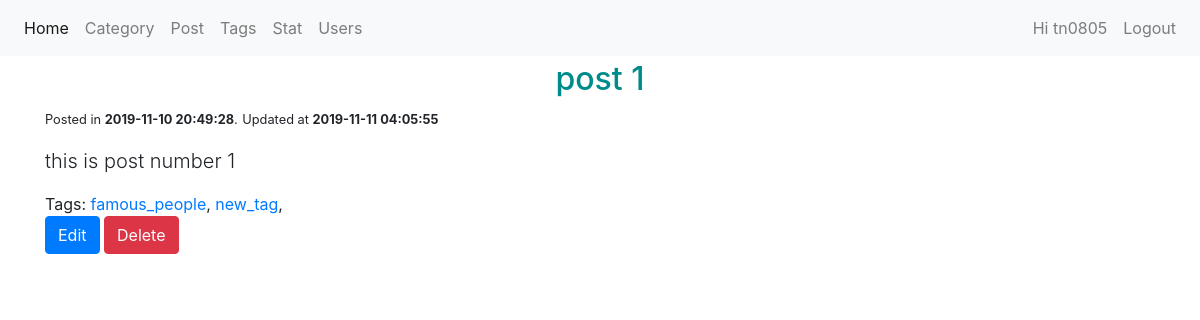
Page /admin/index.php?m=posts&a=view&id=11 (signed in) on the committed database.
### tables this page shows
CREATE TABLE `posts` (
  `id` int(11) NOT NULL,
  `post_title` varchar(255) NOT NULL,
  `content` text DEFAULT NULL,
  `category_id` int(11) NOT NULL,
  `user_id` int(11) NOT NULL,
  `tag_id` int(11) NOT NULL,
  `created_at` timestamp NULL DEFAULT NULL,
  `updated_at` timestamp NULL DEFAULT NULL
);

CREATE TABLE `tags` (
  `tag_id` int(11) NOT NULL,
  `tag_name` varchar(50) NOT NULL
);

### admin/modules/posts/view.php (the view, shortened to what this page needs)
<?php
	$id = !empty($_GET['id']) ? $_GET['id'] : 0;
	$query = mysqli_query($conn, "SELECT * FROM posts WHERE id = $id");
	$post = mysqli_fetch_assoc($query);
	$tags = mysqli_query($conn,"SELECT tags.tag_id,tags.tag_name as 'tag_name' FROM posts_tags pt JOIN tags ON pt.tag_id = tags.tag_id WHERE pt.post_id = $id");
	$user_id = $post['user_id'];
 ?>
<h2 class="text-center" style="color:darkcyan"><?= $post['post_title']; ?></h2>
<div class="container">
	<p><small>Posted in <b><?= $post['created_at'] ?></b>.</small><?php if(!empty($post['updated_at'])) : ?>
	<small>Updated at <b><?= $post['updated_at'] ?></b></small>
	<?php endif; ?>
	 </p>
	<p class="lead">
	  <?= $post['content']; ?>
	</p>
	<div>Tags: <?php foreach ($tags as $tag) : ?>
		<a href="index.php?m=tags&a=view&id=<?= $tag['tag_id']; ?>"><?= $tag['tag_name'] ?></a>,
<?php endforeach; ?>
    </div>
    <?php if($login['id'] == $user_id || $login['level'] == 1) : ?>
	<a href="index.php?m=posts&a=edit&id=<?= $post['id']; ?>" class="btn btn-primary">Edit</a>
    <a href="index.php?m=posts&a=delete&id=<?= $post['id']; ?>" class="btn btn-danger" onclick="return confirm('Delete?')" >Delete</a></td>
<?php endif; ?>
</div>

### rows in the picture
posts: post_title "post 1", created_at "2019-11-10 20:49:28", updated_at "2019-11-11 04:05:55", content "this is post number 1"
tags: tag_name "famous_people"
tags: tag_name "new_tag"

### other values in the picture
$login['username'] "tn0805"
